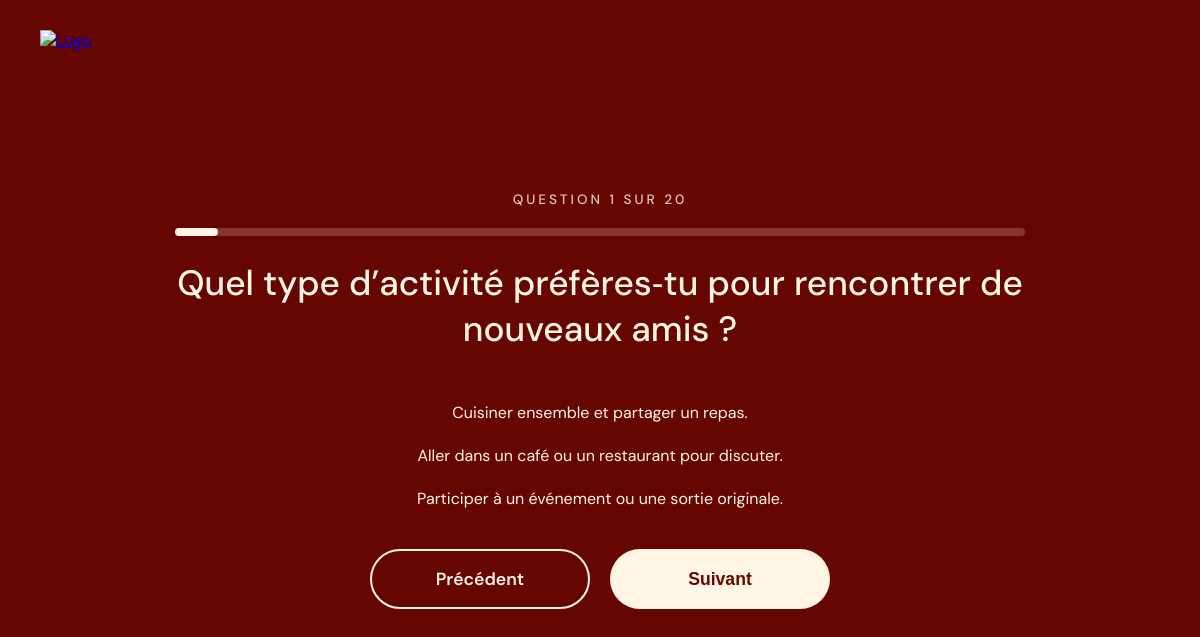
The page /quizfriends.php?q=1 on the database its author committed.
### tables this page shows
CREATE TABLE `quiz_amitie` (
  `id_question` int NOT NULL,
  `question` text NOT NULL,
  `choix_1` varchar(255) DEFAULT NULL,
  `choix_2` varchar(255) DEFAULT NULL,
  `choix_3` varchar(255) DEFAULT NULL
);

### quizfriends.php (the view, shortened to what this page needs)
<?php
require 'db.php';
$id_question = isset($_GET['q']) ? (int)$_GET['q'] : 0;
$total_questions = $pdo->query("SELECT COUNT(*) FROM quiz_amitie")->fetchColumn();
$requete = $pdo->prepare("SELECT * FROM quiz_amitie WHERE id_question = ?");
$requete->execute([$id_question]);
$question = $requete->fetch(PDO::FETCH_ASSOC);
?>
<!DOCTYPE html>
<html lang="fr">
<head>
    <link rel="stylesheet" href="quiz_styles.css">
</head>
<body class="theme-amitie">
    <div class="header-logo">
        <a href="choix.php">
            <img src="IMAGES/logomeeteat_inverse.png" alt="Logo">
        </a>
    </div>
    <main class="quiz-container">
        <?php if ($id_question === 0) : ?>
            <h1 class="question-display" style="font-size: 1.3rem; font-weight: 400; text-align: left;">
                En répondant à ces quelques questions sur vos préférences culinaires
                et vos envies de rencontre amicale, vous nous permettez de vous
                proposer des profils qui font sens pour vous.
            </h1>
            <a href="quizfriends.php?q=1" class="btn-main" style="width: 250px; margin: 0 auto;">
                Je me lance !
            </a>
        <?php else : ?>
            <div class="progress-info">
                QUESTION <?= $id_question ?> SUR <?= $total_questions ?>
            </div>
            <div class="progression-bar-container">
                <div class="bar-bg">
                    <?php $pourcentage = ($id_question / $total_questions) * 100; ?>
                    <div class="bar-fill" style="width: <?= $pourcentage ?>%;"></div>
                </div>
            </div>
            <h1 class="question-display">
                <?= htmlspecialchars($question['question']) ?>
            </h1>
            <form method="POST" action="quizfriends.php?q=<?= $id_question ?>" autocomplete="off">
                <div class="options-wrapper">
                    <?php for($i=1; $i<=3; $i++): ?>
                        <?php if(!empty($question["choix_$i"])): ?>
                            <label class="option-card">
                                <div class=\"design-pill\">
                                    <?= htmlspecialchars($question["choix_$i"]) ?>
                                </div>
                            </label>
                        <?php endif; ?>
                    <?php endfor; ?>
                </div>
                <div class="form-actions">
                    <?php if ($id_question > 1) : ?>
                        <a href="quizfriends.php?q=<?= $id_question - 1 ?>" class="btn-sub">
                            Question précédente
                        </a>
                    <?php else : ?>
                        <a href="quizfriends.php?q=0" class="btn-sub">
                            Précédent
                        </a>
                    <?php endif; ?>
                    <button type="submit" class="btn-main">
                        <?= ($id_question == $total_questions) ? "Valider" : "Suivant" ?>
                    </button>
                </div>
            </form>
        <?php endif; ?>
    </main>
</body>
</html>

### quiz_styles.css (style rules this page uses)
:root { --bordeaux: #660601; --rose-bouton: #C1847D; --beige: #FEF5E5; --primary-bg: var(--bordeaux); --text-color: var(--beige); --pill-bg: #F5EDEB; --pill-text: #4A1F1A; --accent-color: #D3A79B; --btn-main-bg: var(--beige); --btn-main-text: var(--bordeaux); }
* { box-sizing: border-box; margin: 0; padding: 0; }
body { background-color: var(--primary-bg); color: var(--text-color); font-family: 'DM Sans', sans-serif; height: 100vh; width: 100vw; display: flex; justify-content: center; align-items: center; overflow: hidden; }
.header-logo { position: absolute; top: 30px; left: 40px; z-index: 20; }
.header-logo img { width: 110px; }
.quiz-container { position: relative; z-index: 10; width: 90%; max-width: 850px; text-align: center; }
.progress-info { font-size: 0.85rem; letter-spacing: 3px; font-weight: 500; margin-bottom: 20px; opacity: 0.8; }
.progression-bar-container { width: 100%; margin-bottom: 25px; }
.bar-bg { width: 100%; height: 8px; background-color: rgba(253, 245, 230, 0.2); border-radius: 10px; }
.bar-fill { height: 100%; background-color: var(--text-color); border-radius: 10px; transition: width 0.4s ease; }
.question-display { font-size: 2.2rem; font-weight: 500; line-height: 1.3; margin-bottom: 50px; }
.options-wrapper { display: flex; flex-direction: column; gap: 22px; margin-bottom: 40px; align-items: center; }
.option-card { width: 100%; max-width: 650px; }
.form-actions { display: flex; justify-content: center; align-items: center; gap: 20px; }
.btn-sub, .btn-main { min-width: 220px; height: 60px; display: flex; justify-content: center; align-items: center; border-radius: 60px; font-size: 1.1rem; cursor: pointer; transition: all 0.3s ease; text-decoration: none; font-weight: 600; }
.btn-sub { background-color: transparent; color: var(--text-color); border: 2px solid var(--text-color); }
.btn-main { background-color: var(--btn-main-bg); color: var(--btn-main-text); border: none; }

### rows shown on the page
quiz_amitie: question "Quel type d’activité préfères‑tu pour rencontrer de nouveaux amis ?", choix_1 "Cuisiner ensemble et partager un repas.", choix_2 "Aller dans un café ou un restaurant pour discuter.", choix_3 "Participer à un événement ou une sortie originale."

### other values the page prints
$id_question "1"
$total_questions "20"
